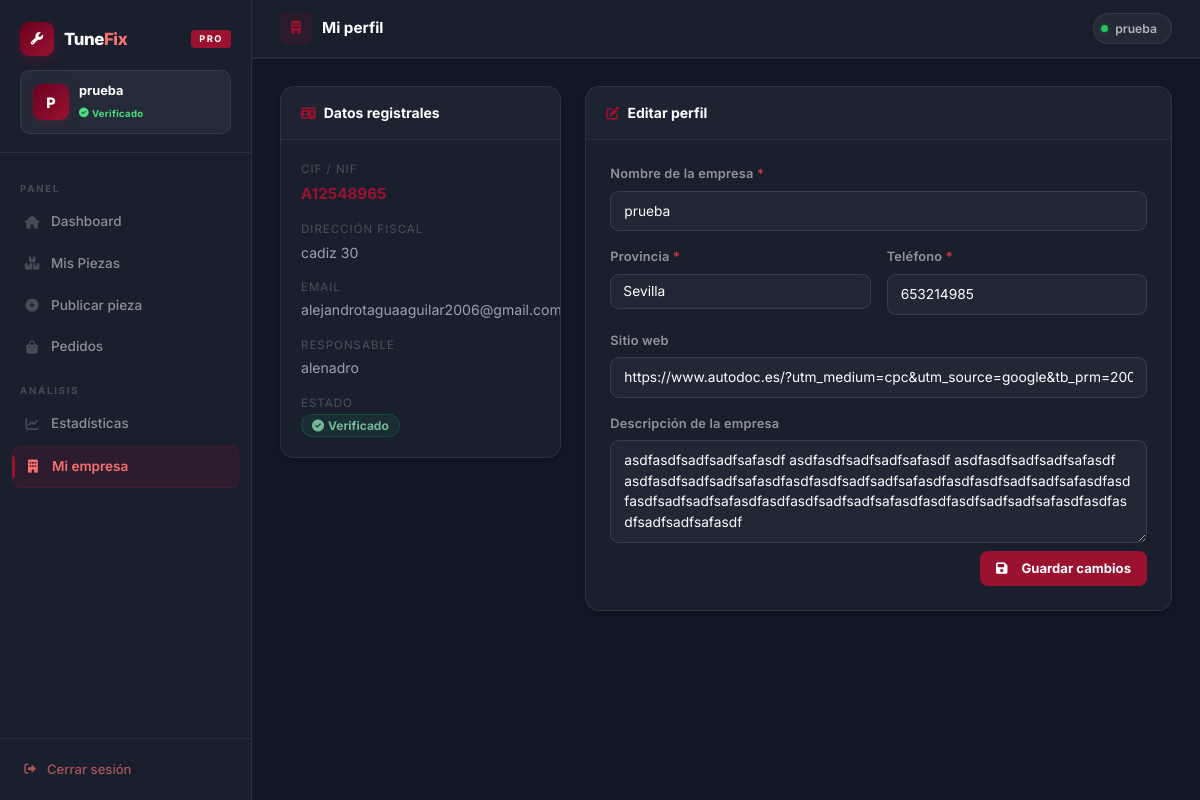
/proveedor.php?page=perfil (signed in), run on an earlier commit of the app's database.
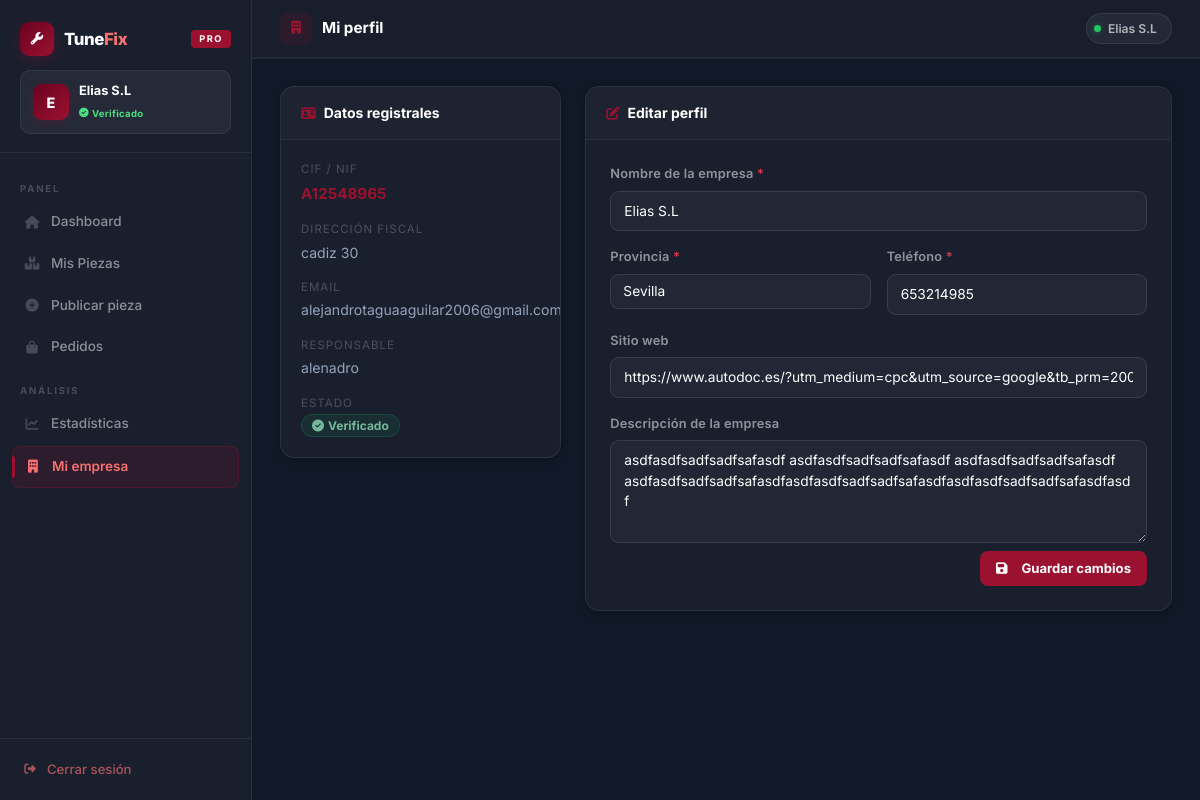
And on a later commit of the database.
### tables this page shows
CREATE TABLE `proveedores` (
  `id` int(11) NOT NULL,
  `nombre_empresa` varchar(255) NOT NULL,
  `cif` varchar(20) NOT NULL,
  `direccion` text NOT NULL,
  `provincia` varchar(100) DEFAULT NULL,
  `telefono` varchar(20) DEFAULT NULL,
  `sitio_web` varchar(255) DEFAULT NULL,
  `nombre_responsable` varchar(255) DEFAULT NULL,
  `email` varchar(255) NOT NULL,
  `password` varchar(255) NOT NULL,
  `descripcion` text DEFAULT NULL,
  `doc_cif` varchar(255) DEFAULT NULL,
  `doc_iae` varchar(255) DEFAULT NULL,
  `estado` enum('pendiente','aceptado','rechazado') DEFAULT 'pendiente',
  `motivo_rechazo` text DEFAULT NULL,
  `created_at` timestamp NOT NULL DEFAULT current_timestamp(),
  `updated_at` timestamp NOT NULL DEFAULT current_timestamp() ON UPDATE current_timestamp()
);

### controllers/ProveedorController.php (called while the page is built, shortened)
<?php
require_once __DIR__ . '/../models/ProveedorModel.php';
class ProveedorController
{
    private ProveedorModel $model;
    public function __construct()
    {
        $this->model      = new ProveedorModel();
    }
    private function proveedorId(): int
    {
        return (int)$_SESSION['proveedor_id'];
    }
    public function perfil(): void
    {
        $proveedor = $this->model->getPorId($this->proveedorId());
        $data = compact('proveedor', 'ok', 'error');
        $this->render('perfil', $data);
    }
    private function render(string $vistaName, array $data = []): void
    {
        extract($data);
        require __DIR__ . '/../views/proveedor/layout.php';
    }
}

### config/Database.php (called while the page is built)
<?php
class Database
{
    private static ?PDO $instance = null;
    private static string $host = 'localhost';
    private static string $dbname = 'tunefix';
    private static string $username = 'root';
    private static string $password = '';
    public static function getConnection(): PDO
    {
        if (self::$instance === null) {
            try {
                self::$instance = new PDO(
                    "mysql:host=" . self::$host . ";dbname=" . self::$dbname . ";charset=utf8mb4",
                    self::$username,
                    self::$password
                );
                self::$instance->setAttribute(PDO::ATTR_ERRMODE, PDO::ERRMODE_EXCEPTION);
                self::$instance->setAttribute(PDO::ATTR_DEFAULT_FETCH_MODE, PDO::FETCH_ASSOC);
            } catch (PDOException $e) {
                die("Error de conexión a la base de datos: " . $e->getMessage());
            }
        }
        return self::$instance;
    }
}

### models/ProveedorModel.php (called while the page is built, shortened)
<?php
require_once __DIR__ . '/../config/Database.php';
class ProveedorModel
{
    private \PDO $pdo;
    public function __construct()
    {
        $this->pdo = Database::getConnection();
    }
    public function getPorId(int $id): array|false
    {
        $stmt = $this->pdo->prepare("SELECT * FROM proveedores WHERE id = ?");
        $stmt->execute([$id]);
        return $stmt->fetch();
    }
}

### views/proveedor/perfil.php (the view, shortened to what the changed rows need)
<?php
$provincias = ['Álava','Albacete','Alicante','Almería','Asturias','Ávila','Badajoz','Barcelona',
  'Burgos','Cáceres','Cádiz','Cantabria','Castellón','Ciudad Real','Córdoba','Cuenca',
  'Gerona','Granada','Guadalajara','Guipúzcoa','Huelva','Huesca','Islas Baleares',
  'Jaén','La Coruña','La Rioja','Las Palmas','León','Lérida','Lugo','Madrid','Málaga',
  'Murcia','Navarra','Orense','Palencia','Pontevedra','Salamanca','Santa Cruz de Tenerife',
  'Segovia','Sevilla','Soria','Tarragona','Teruel','Toledo','Valencia','Valladolid',
  'Vizcaya','Zamora','Zaragoza','Ceuta','Melilla'];
?>
<div class="row g-4">
  <div class="col-md-4">
    <div class="admin-card">
      <div class="admin-card-header"><div class="admin-card-title"><i class="fas fa-id-card"></i> Datos registrales</div></div>
      <div style="padding:20px;">
        <div style="margin-bottom:14px;">
          <div style="font-size:.72rem; color:var(--text-faint); text-transform:uppercase; letter-spacing:1px; margin-bottom:3px;">CIF / NIF</div>
          <div style="color:var(--accent); font-weight:700; font-size:.95rem;"><?= htmlspecialchars($proveedor['cif']) ?></div>
        </div>
        <div style="margin-bottom:14px;">
          <div style="font-size:.72rem; color:var(--text-faint); text-transform:uppercase; letter-spacing:1px; margin-bottom:3px;">Dirección fiscal</div>
          <div style="color:var(--text); font-size:.88rem;"><?= htmlspecialchars($proveedor['direccion']) ?></div>
        </div>
        <div style="margin-bottom:14px;">
          <div style="font-size:.72rem; color:var(--text-faint); text-transform:uppercase; letter-spacing:1px; margin-bottom:3px;">Email</div>
          <div style="color:var(--text); font-size:.88rem;"><?= htmlspecialchars($proveedor['email']) ?></div>
        </div>
        <div style="margin-bottom:14px;">
          <div style="font-size:.72rem; color:var(--text-faint); text-transform:uppercase; letter-spacing:1px; margin-bottom:3px;">Responsable</div>
          <div style="color:var(--text); font-size:.88rem;"><?= htmlspecialchars($proveedor['nombre_responsable']) ?></div>
        </div>
        <div>
          <div style="font-size:.72rem; color:var(--text-faint); text-transform:uppercase; letter-spacing:1px; margin-bottom:3px;">Estado</div>
          <span style="background:rgba(25,135,84,.15); border:1px solid rgba(25,135,84,.3); color:#75b798; font-size:.75rem; font-weight:700; padding:3px 10px; border-radius:20px;">
            <i class="fas fa-check-circle me-1"></i>Verificado
          </span>
        </div>
      </div>
    </div>
  </div>
  <div class="col-md-8">
    <div class="admin-card">
      <div class="admin-card-header"><div class="admin-card-title"><i class="fas fa-edit"></i> Editar perfil</div></div>
      <div style="padding:24px;">
        <form action="proveedor.php" method="POST">
          <div class="row g-3">
            <div class="col-12">
              <label class="form-label-prov">Nombre de la empresa <span class="text-danger">*</span></label>
              <input type="text" name="nombre_empresa" class="form-control form-control-prov"
                     value="<?= htmlspecialchars($proveedor['nombre_empresa']) ?>" required>
            </div>
            <div class="col-md-6">
              <label class="form-label-prov">Provincia <span class="text-danger">*</span></label>
              <select name="provincia" class="form-select form-select-prov" required>
                <?php foreach ($provincias as $p): ?>
                  <option value="<?= $p ?>" <?= ($proveedor['provincia'] ?? '') === $p ? 'selected' : '' ?>><?= $p ?></option>
                <?php endforeach; ?>
              </select>
            </div>
            <div class="col-md-6">
              <label class="form-label-prov">Teléfono <span class="text-danger">*</span></label>
              <input type="tel" name="telefono" class="form-control form-control-prov"
                     value="<?= htmlspecialchars($proveedor['telefono'] ?? '') ?>" required>
            </div>
            <div class="col-12">
              <label class="form-label-prov">Sitio web</label>
              <input type="url" name="sitio_web" class="form-control form-control-prov"
                     placeholder="https://www.tuempresa.com"
                     value="<?= htmlspecialchars($proveedor['sitio_web'] ?? '') ?>">
            </div>
            <div class="col-12">
              <label class="form-label-prov">Descripción de la empresa</label>
              <textarea name="descripcion" class="form-control form-control-prov" rows="4"
                        placeholder="Describe qué tipo de recambios ofrecéis…"><?= htmlspecialchars($proveedor['descripcion'] ?? '') ?></textarea>
            </div>
            <div class="col-12 d-flex justify-content-end gap-2 mt-2">
              <button type="submit" class="btn btn-red"><i class="fas fa-save me-2"></i>Guardar cambios</button>
            </div>
          </div>
        </form>
      </div>
    </div>
  </div>
</div>

### views/proveedor/layout.php (shortened to what the changed rows need)
<!DOCTYPE html>
<html lang="es">
<head>
  <link href="https://cdn.jsdelivr.net/npm/bootstrap@5.3.3/dist/css/bootstrap.min.css" rel="stylesheet">
  <link rel="stylesheet" href="https://cdnjs.cloudflare.com/ajax/libs/font-awesome/6.5.0/css/all.min.css">
</head>
<body>
<?php
$page       = $_GET['page'] ?? 'dashboard';
$pageLabels = [
  'dashboard'      => ['Dashboard',            'fa-home'],
  'mis-piezas'     => ['Mis Piezas',           'fa-boxes'],
  'publicar-pieza' => ['Publicar nueva pieza', 'fa-plus-circle'],
  'editar-pieza'   => ['Editar pieza',         'fa-pen'],
  'estadisticas'   => ['Estadísticas',         'fa-chart-line'],
  'pedidos'        => ['Pedidos',              'fa-shopping-bag'],
  'perfil'         => ['Mi perfil',            'fa-building'],
];
[$pageLabel, $pageIcon] = $pageLabels[$page] ?? ['Dashboard', 'fa-home'];
$empresa  = htmlspecialchars($_SESSION['proveedor_empresa'] ?? $_SESSION['usuario_nombre'] ?? 'Empresa');
$inicial  = strtoupper(mb_substr($empresa, 0, 1));
$activeKey = ($page === 'editar-pieza') ? 'mis-piezas' : $page;
?>
<aside class="sidebar">
  <div class="sb-brand">
    <div class="sb-logo">
      <div class="sb-logo-icon"><i class="fas fa-wrench"></i></div>
      <span class="sb-logo-text">Tune<em>Fix</em></span>
      <span class="sb-tag">Pro</span>
    </div>
    <div class="sb-company">
      <div class="sb-company-avatar"><?= $inicial ?></div>
      <div style="min-width:0;">
        <div class="sb-company-name"><?= $empresa ?></div>
        <div class="sb-company-badge">
          <i class="fas fa-check-circle"></i> Verificado
        </div>
      </div>
    </div>
  </div>
  <nav class="sb-nav">
    <span class="sb-group-label">Panel</span>
    <?php foreach ([
      'dashboard'      => ['Dashboard',            'fa-home'],
      'mis-piezas'     => ['Mis Piezas',           'fa-boxes'],
      'publicar-pieza' => ['Publicar pieza',        'fa-plus-circle'],
      'pedidos'        => ['Pedidos',              'fa-shopping-bag'],
    ] as $key => [$label, $icon]): ?>
      <a href="proveedor.php?page=<?= $key ?>"
         class="sb-link <?= $activeKey === $key ? 'active' : '' ?>">
        <i class="fas <?= $icon ?> sbi"></i>
        <?= $label ?>
      </a>
    <?php endforeach; ?>
    <span class="sb-group-label" style="margin-top:4px;">Análisis</span>
    <?php foreach ([
      'estadisticas'   => ['Estadísticas',         'fa-chart-line'],
      'perfil'         => ['Mi empresa',            'fa-building'],
    ] as $key => [$label, $icon]): ?>
      <a href="proveedor.php?page=<?= $key ?>"
         class="sb-link <?= $activeKey === $key ? 'active' : '' ?>">
        <i class="fas <?= $icon ?> sbi"></i>
        <?= $label ?>
      </a>
    <?php endforeach; ?>
  </nav>
  <div class="sb-footer">
    <a href="logout.php" class="sb-footer-link out">
      <i class="fas fa-sign-out-alt" style="font-size:.72rem;width:16px;text-align:center;"></i>
      Cerrar sesión
    </a>
  </div>
</aside>
<div class="main">
  <header class="topbar">
    <div class="topbar-left">
      <div class="topbar-icon"><i class="fas <?= $pageIcon ?>"></i></div>
      <span class="topbar-title"><?= $pageLabel ?></span>
    </div>
    <div class="topbar-right">
      <div class="topbar-chip">
        <div class="topbar-chip-dot"></div>
        <?= $empresa ?>
      </div>
    </div>
  </header>
  <main class="content">
    <?php require __DIR__ . '/' . $vista . '.php'; ?>
  </main>
</div>
</body>
</html>

What changed in the data, as far as the page shows it:
changed proveedores "cadiz 30": nombre_empresa "prueba" → "Elias S.L"; descripcion "asdfasdfsadfsadfsafasdf asdfasdfsadfsadfsafasdf asdfasdfsadfsadfsafasdf asdfasdfsadfsadfsafasdfasdfasdfsadfsadfsafasdfasdfasdfsadfsadfsafasdfasdfasdfsadfsadfsafasdfasdfasdfsadfsadfsafasdfasdfasdfsadfsadfsafasdfasdfasdfsadfsadfsafasdf" → "asdfasdfsadfsadfsafasdf asdfasdfsadfsadfsafasdf asdfasdfsadfsadfsafasdf asdfasdfsadfsadfsafasdfasdfasdfsadfsadfsafasdfasdfasdfsadfsadfsafasdfasdf"
Also different on the page:
$inicial: "P" → "E"
$empresa: "prueba" → "Elias S.L"
